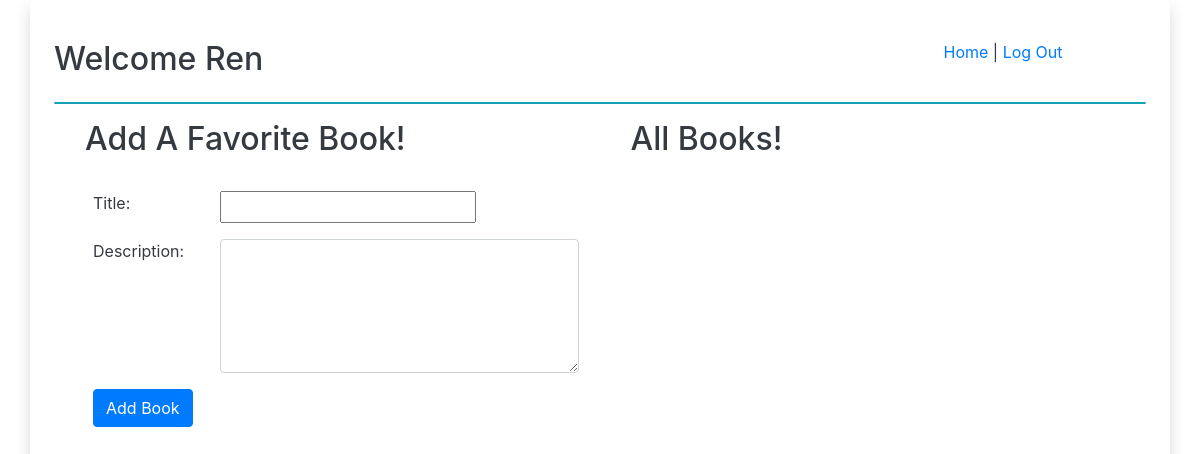
The page /books/ (signed in) on the database as committed earlier.
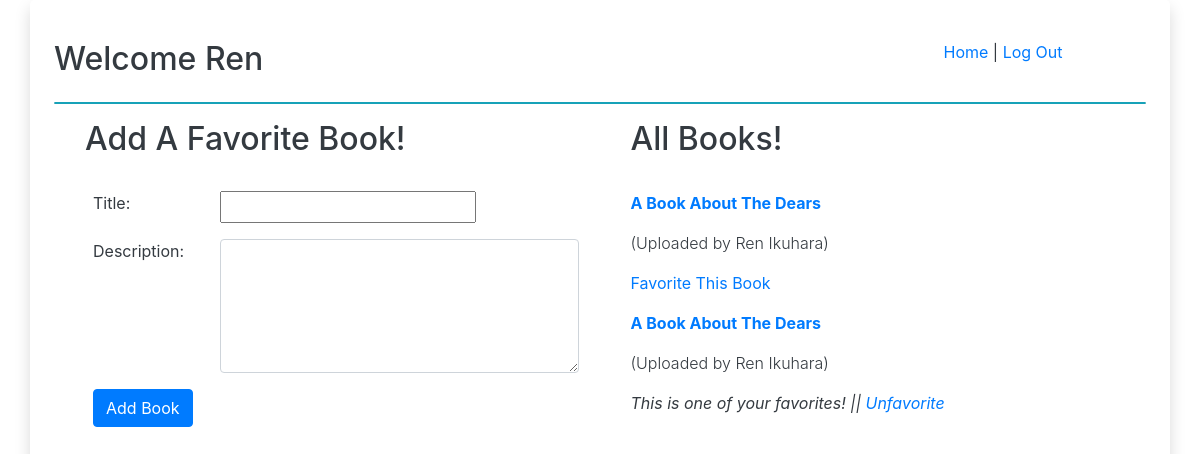
The same page on the database as committed later.
### Favorite_Books/models.py (models this page shows)
class Books(models.Model):
    title = models.CharField(max_length = 255)
    description = models.TextField()
    created_at = models.DateTimeField(auto_now_add = True)
    updated_at = models.DateTimeField(auto_now = True)
    uploaded_by = models.ForeignKey(
        Users,
        related_name = "books_added",
        on_delete = CASCADE
    )
    users_who_fav = models.ManyToManyField(
        Users,
        related_name = "fav_books",
    )

class Users(models.Model):
    first_name = models.CharField(max_length = 100)
    last_name = models.CharField(max_length = 100)
    email = models.EmailField()
    password = models.CharField(max_length = 255)
    created_at = models.DateTimeField(auto_now_add = True)
    updated_at = models.DateTimeField(auto_now = True)
    objects = ValidationTest()

### Favorite_Books/views.py (the view)
# urls.py: path('books/', views.all_books, name = 'all_books'),
def all_books(request):
    if request.session['loggedin'] == True:
        context = {
            'loggedinuser': Users.objects.get(id = request.session['userid']),
            'books': Books.objects.all(),
        }
        return render(request, 'html/all_books.html', context)
    else:
        messages.error(request, "Please log in before continuing!", extra_tags = 'danger')
        return redirect('home')

### Favorite_Books/templates/html/all_books.html (shortened to what this page needs)
{% extends "html/base.html" %}
{% block content %}
<div class="row mt-3 ml-3 mb-3">
    <div class="col-6">
        <h2>Add A Favorite Book!</h2>
    </div>
    <div class="col-6">
        <h2>All Books!</h2>
    </div>
</div>
<div class="row ml-3 p-2">
    <div class="col-6">
        <form action="{% url 'add_book' %}" method="POST">
            <div class="form-group row">
                <label for="newbooktitle" class="col-3 mr-2">Title: </label>
                <input type="text" name="newbooktitle" id="newbooktitle" required>
            </div>
            <div class="form-group row">
                <label for="newbookdesc" class="col-3 mr-2">Description: </label>
                <textarea name="newbookdesc" id="newbookdesc" rows="5" class="form-control col-8" minlength="5">
                </textarea>
            </div>
            <button type="submit" class="text-right btn btn-primary mb-2">Add Book</button>
        </form>
    </div>
    <div class="col-6">
        {% for book_obj in books %}
        <a href="{% url 'view_book' book_obj.id %}"><p class="font-weight-bold">{{ book_obj.title }}</p></a>
        <p class="font-weight-light">(Uploaded by {{ book_obj.uploaded_by.first_name }} {{ book_obj.uploaded_by.last_name }})</p>
        {% if loggedinuser not in book_obj.users_who_fav.all %}
        <a href="{% url 'fav_book' book_obj.id %}"><p class="font-weight-normal">Favorite This Book</p></a>
        {% endif %}
        {% if loggedinuser in book_obj.users_who_fav.all %}
        <p class="font-italic">This is one of your favorites! || <a href="{% url 'unfavorite' book_obj.id %}">Unfavorite</a></p>
        {% endif %}
        {% endfor %}
    </div>
</div>
{% endblock content %}

Rows that differ between the two databases and show on the page:
added Books: title "A Book About The Dears", uploaded_by.first_name "Ren", uploaded_by.last_name "Ikuhara", shows "Favorite This Book"
added Books: title "A Book About The Dears", uploaded_by.first_name "Ren", uploaded_by.last_name "Ikuhara", shows "This is one of your favorites! ||"
